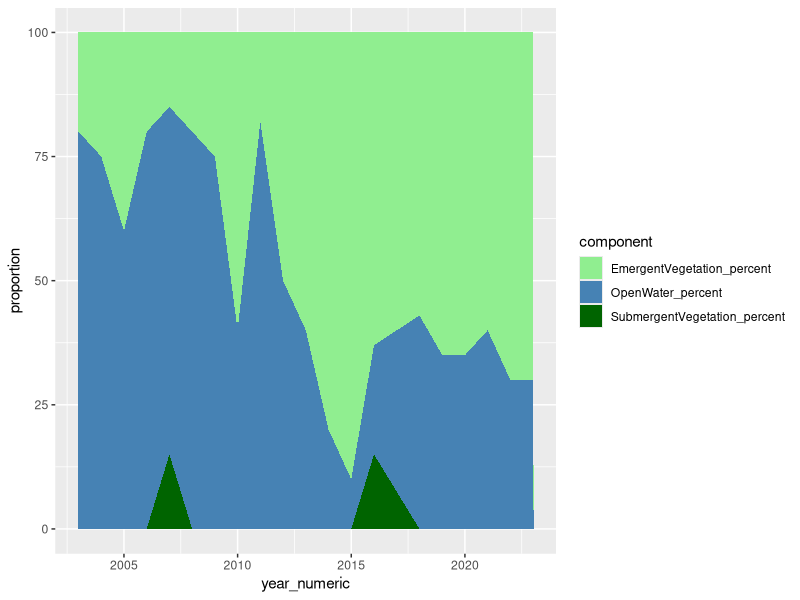
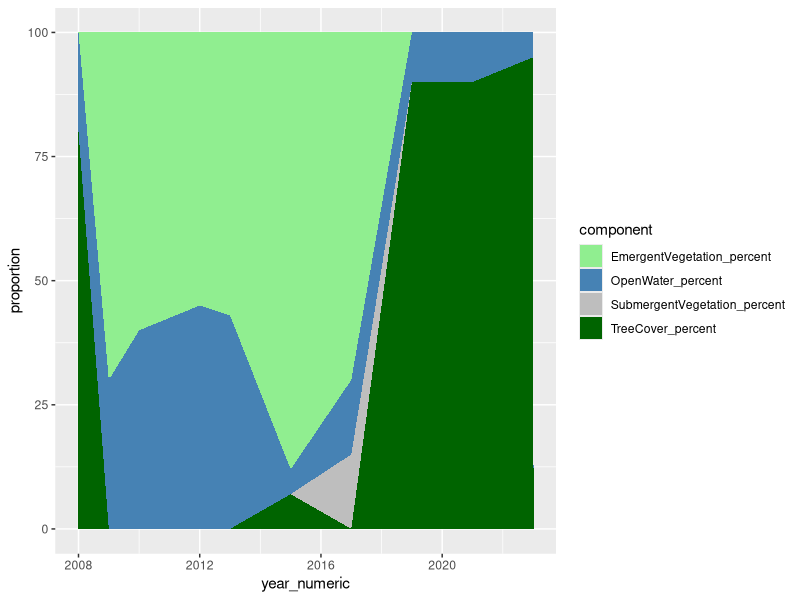
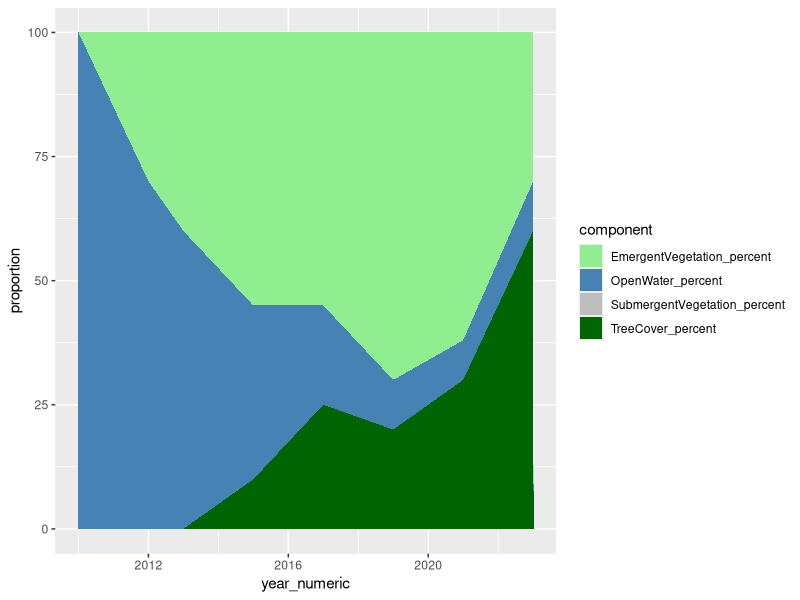
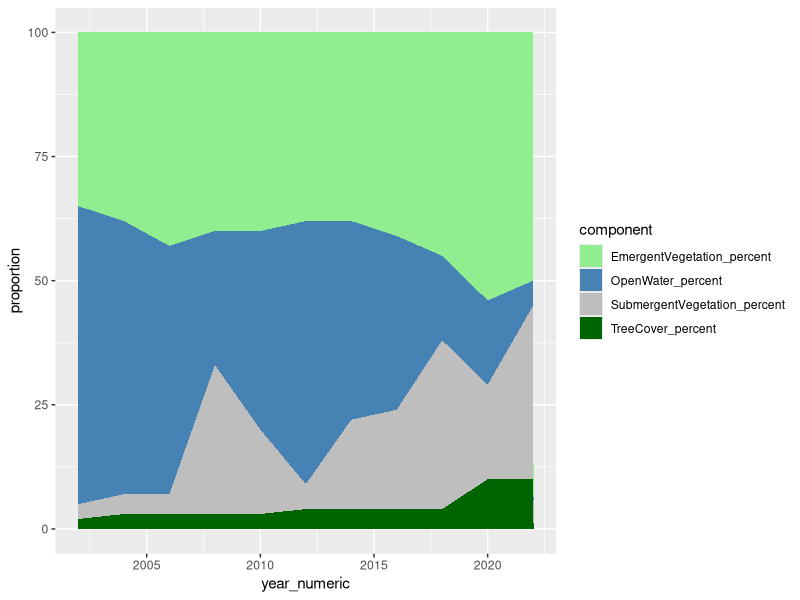
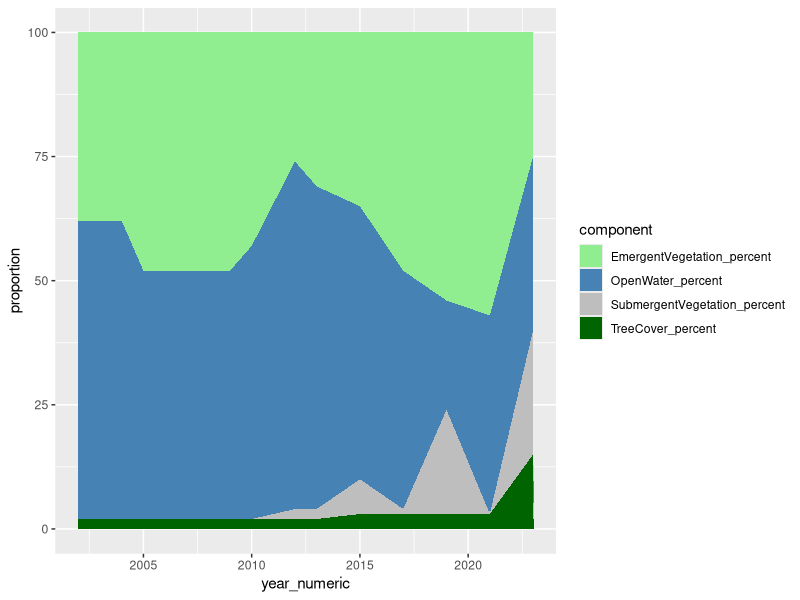
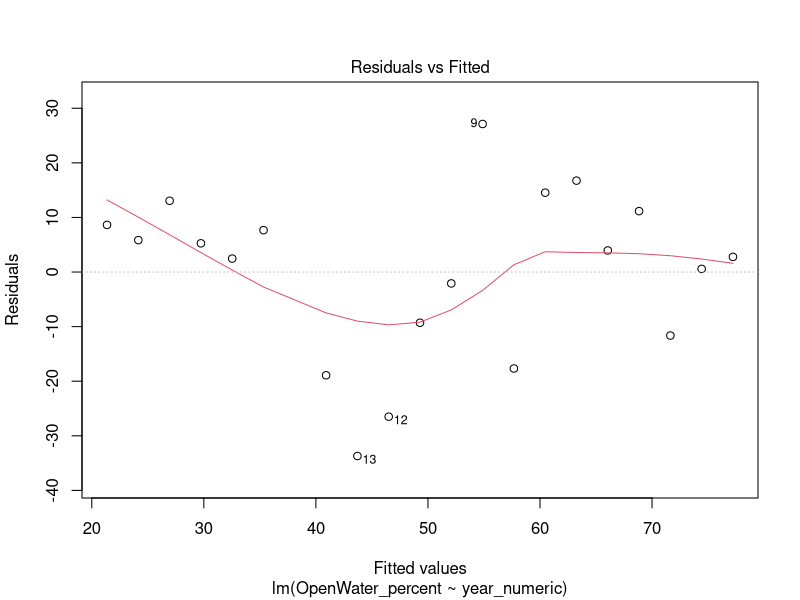
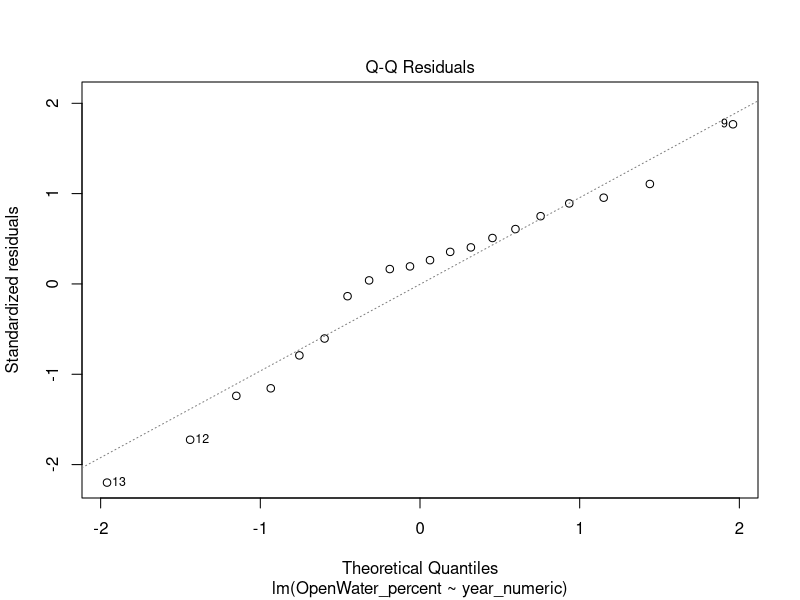
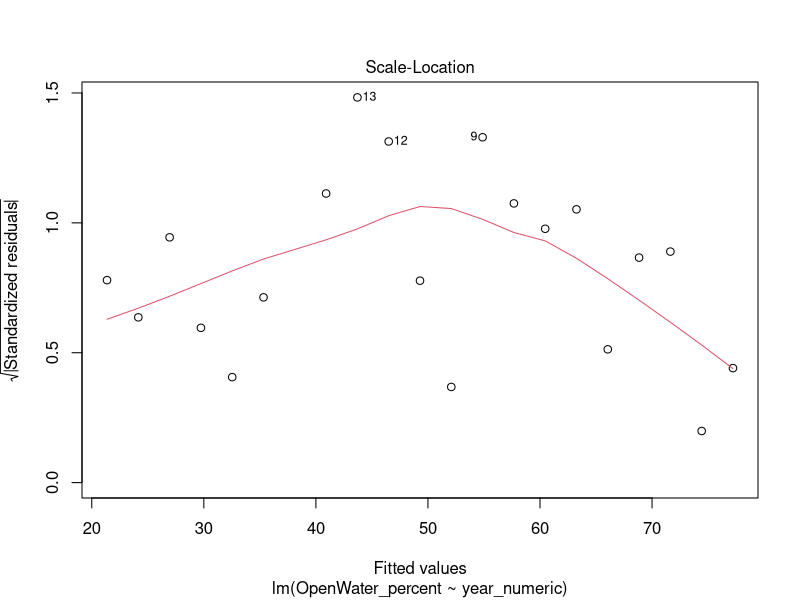

Reproduce these figures in R, in order. (Note: this script raises an error after producing the figures.)
library(tidyverse)
library(dplyr)
library(here)
library(lubridate)
library(readxl)
library(here)

setwd(here::here("code"))

# read in cover data file, data filtering (not done yet, need to set data types)
cover_data <- read_xlsx(here::here("data", "canopy_cover.xlsx"), sheet = "Data") %>% 
  mutate(GoogleEarthPhotoDate = as.Date(GoogleEarthPhotoDate))

# making columns for whether it's the first or last date (for later filtering)
cover_data <- cover_data %>%
  group_by(LocationID) %>% 
  mutate(first_date = if_else(GoogleEarthPhotoDate == min(GoogleEarthPhotoDate), TRUE, FALSE),
         last_date = if_else(GoogleEarthPhotoDate == max(GoogleEarthPhotoDate), TRUE, FALSE)) %>% 
  ungroup()

# create a filtered cover data table with only first and last dates (to try to see a linear model for all sites)
cover_data_first_and_last <- cover_data %>% 
  filter(first_date | last_date)

# visualization purpose: open water and veg. proportion of the 5 site with continuous data over time.
## LS01 
cover_data_LS01 <- cover_data |>
  filter(LocationID == "LS01")
cover_data_LS01$GoogleEarthPhotoDate <- as.Date(cover_data_LS01$GoogleEarthPhotoDate)
cover_data_LS01$year_numeric <- as.numeric(format(cover_data_LS01$GoogleEarthPhotoDate, "%Y"))
cover_data_LS01 <- cover_data_LS01 |>
  select(year_numeric,OpenWater_percent,SubmergentVegetation_percent,EmergentVegetation_percent)
cover_data_LS01_long <- gather(cover_data_LS01, key = "component", value = "proportion", -year_numeric)
ggplot(cover_data_LS01_long,aes(x=year_numeric,y=proportion,fill=component)) + geom_area() + 
  scale_fill_manual(values = c("lightgreen", "steelblue", "darkgreen"))

## RS07
cover_data_RC07 <- cover_data |>
  filter(LocationID == "RC07")
cover_data_RC07$GoogleEarthPhotoDate <- as.Date(cover_data_RC07$GoogleEarthPhotoDate)
cover_data_RC07$year_numeric <- as.numeric(format(cover_data_RC07$GoogleEarthPhotoDate, "%Y"))
cover_data_RC07 <- cover_data_RC07 |>
  select(year_numeric,OpenWater_percent,SubmergentVegetation_percent,EmergentVegetation_percent,TreeCover_percent)
cover_data_RC07_long <- gather(cover_data_RC07, key = "component", value = "proportion", -year_numeric)
ggplot(cover_data_RC07_long,aes(x=year_numeric,y=proportion,fill=component)) + geom_area() + 
  scale_fill_manual(values = c("lightgreen", "steelblue", "grey","darkgreen"))

## RS10
cover_data_RC10 <- cover_data |>
  filter(LocationID == "RC10")
cover_data_RC10$GoogleEarthPhotoDate <- as.Date(cover_data_RC10$GoogleEarthPhotoDate)
cover_data_RC10$year_numeric <- as.numeric(format(cover_data_RC10$GoogleEarthPhotoDate, "%Y"))
cover_data_RC10 <- cover_data_RC10 |>
  select(year_numeric,OpenWater_percent,SubmergentVegetation_percent,EmergentVegetation_percent,TreeCover_percent)
cover_data_RC10_long <- gather(cover_data_RC10, key = "component", value = "proportion", -year_numeric)
ggplot(cover_data_RC10_long,aes(x=year_numeric,y=proportion,fill=component)) + geom_area() + 
  scale_fill_manual(values = c("lightgreen", "steelblue", "grey","darkgreen"))


## RL02
cover_data_RL02 <- cover_data |>
  filter(LocationID == "RL02")
cover_data_RL02$GoogleEarthPhotoDate <- as.Date(cover_data_RL02$GoogleEarthPhotoDate)
cover_data_RL02$year_numeric <- as.numeric(format(cover_data_RL02$GoogleEarthPhotoDate, "%Y"))
cover_data_RL02 <- cover_data_RL02 |>
  select(year_numeric,OpenWater_percent,SubmergentVegetation_percent,EmergentVegetation_percent,TreeCover_percent)
cover_data_RL02_long <- gather(cover_data_RL02, key = "component", value = "proportion", -year_numeric)
ggplot(cover_data_RL02_long,aes(x=year_numeric,y=proportion,fill=component)) + geom_area() + 
  scale_fill_manual(values = c("lightgreen", "steelblue", "grey","darkgreen"))

## TV02
cover_data_TV02 <- cover_data |>
  filter(LocationID == "TV02")
cover_data_TV02$GoogleEarthPhotoDate <- as.Date(cover_data_TV02$GoogleEarthPhotoDate)
cover_data_TV02$year_numeric <- as.numeric(format(cover_data_TV02$GoogleEarthPhotoDate, "%Y"))
cover_data_TV02 <- cover_data_TV02 |>
  select(year_numeric,OpenWater_percent,SubmergentVegetation_percent,EmergentVegetation_percent,TreeCover_percent)
cover_data_TV02_long <- gather(cover_data_TV02, key = "component", value = "proportion", -year_numeric)
ggplot(cover_data_TV02_long,aes(x=year_numeric,y=proportion,fill=component)) + geom_area() + 
  scale_fill_manual(values = c("lightgreen", "steelblue", "grey","darkgreen"))


cover_data$GoogleEarthPhotoDate <- as.Date(cover_data$GoogleEarthPhotoDate)
cover_data$year_numeric <- as.numeric(format(cover_data$GoogleEarthPhotoDate, "%Y"))

#  linear models for 5 sites
summary(lm(OpenWater_percent~year_numeric, data = cover_data_LS01))
plot(lm(OpenWater_percent~year_numeric, data = cover_data_LS01))

summary(lm(OpenWater_percent~year_numeric, data = cover_data_RC07))
plot(lm(OpenWater_percent~year_numeric, data = cover_data_RC07))

summary(lm(OpenWater_percent~year_numeric, data = cover_data_RC10))
plot(lm(OpenWater_percent~year_numeric, data = cover_data_RC10))  

summary(lm(OpenWater_percent~year_numeric, data = cover_data_RL02))
plot(lm(OpenWater_percent~year_numeric, data = cover_data_RC02))


# linear interpolation of all sites
KC01x <- c(0, 12)     
KC01y <- c(50, 35)   

# Apply approx function 
data_approxKC01 <- approx(KC01x, KC01y)        
  
# Draw output of approx function 
plot(data_approxKC01$x,                  
     data_approxKC01$y) 


KC02x <- c(1, 11) 
KC02y <- c(20, 0)   

data_approxKC02 <- approx(KC02x, KC02y)
plot(data_approxKC02$x,                  
     data_approxKC02$y) 


KC03x <- c(1, 12) 
KC03y <- c(20, 0)   

data_approxKC03 <- approx(KC03x, KC03y)
plot(data_approxKC03$x,                  
     data_approxKC03$y) 


LS05x <- c(1, 19) 
LS05y <- c(66.67, 0)   

data_approxLS05 <- approx(LS05x, LS05y)
plot(data_approxLS05$x,                  
     data_approxLS05$y) 
